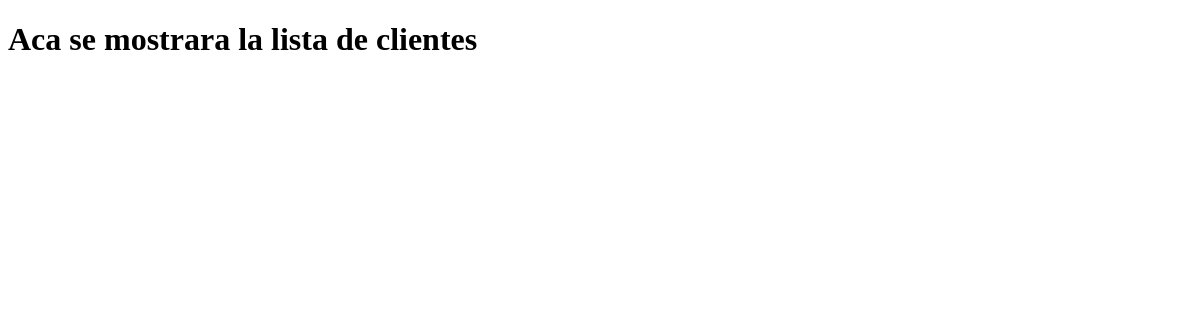
/registro/, run on an earlier commit of the app's database.
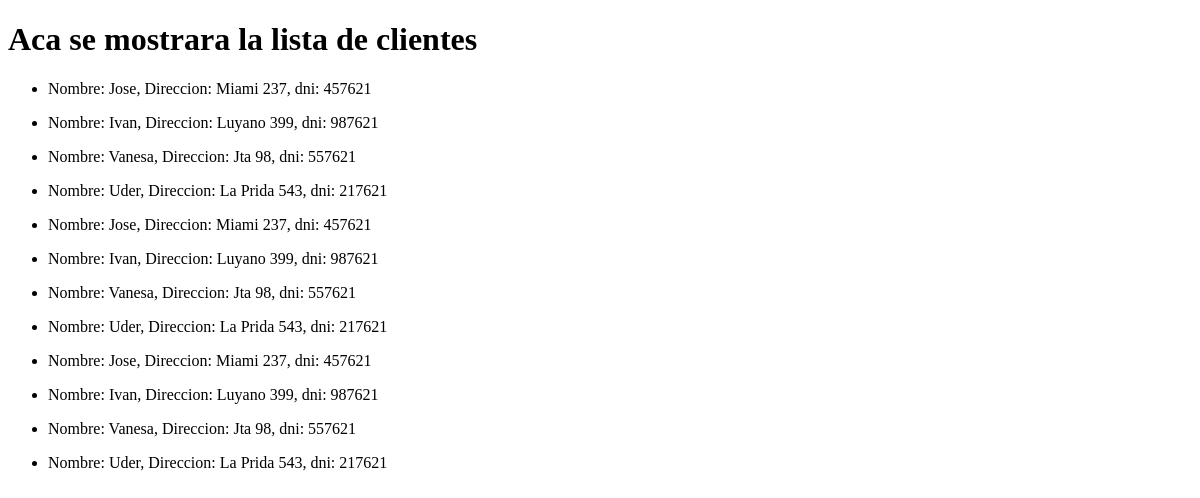
And on a later commit of the database.
### registro_clientes/models.py (models this page shows, shortened)
class cliente(models.Model):
    nombre = models.CharField(max_length=100)
    direccion = models.CharField(max_length=200)
    dni = models.IntegerField()

### registro_clientes/views.py (the view)
# urls.py: path("registro/", registrar_cliente),
def registrar_cliente(request):
    lista_cliente = cliente.objects.all()
    return render(request, "registro_clientes/clientes.html",
                {"lista_cliente": lista_cliente})

### registro_clientes/templates/registro_clientes/clientes.html (shortened to what this page needs)
<!DOCTYPE html>
<html lang="en">
<head>
</head>
<body>
    <h1>Aca se mostrara la lista de clientes</h1>
    {% for cliente in lista_cliente %}
    <ul>
        <li> Nombre: {{cliente.nombre}}, Direccion: {{cliente.direccion}}, dni: {{cliente.dni}}</li>
    </ul>
    {% endfor %}
</body>
</html>

What changed in the data, as far as the page shows it:
added cliente: nombre "Jose", direccion "Miami 237", dni "457621"
added cliente: nombre "Ivan", direccion "Luyano 399", dni "987621"
added cliente: nombre "Vanesa", direccion "Jta 98", dni "557621"
added cliente: nombre "Uder", direccion "La Prida 543", dni "217621"
added cliente: nombre "Jose", direccion "Miami 237", dni "457621"
added cliente: nombre "Ivan", direccion "Luyano 399", dni "987621"
added cliente: nombre "Vanesa", direccion "Jta 98", dni "557621"
added cliente: nombre "Uder", direccion "La Prida 543", dni "217621"
added cliente: nombre "Jose", direccion "Miami 237", dni "457621"
added cliente: nombre "Ivan", direccion "Luyano 399", dni "987621"
added cliente: nombre "Vanesa", direccion "Jta 98", dni "557621"
added cliente: nombre "Uder", direccion "La Prida 543", dni "217621"
